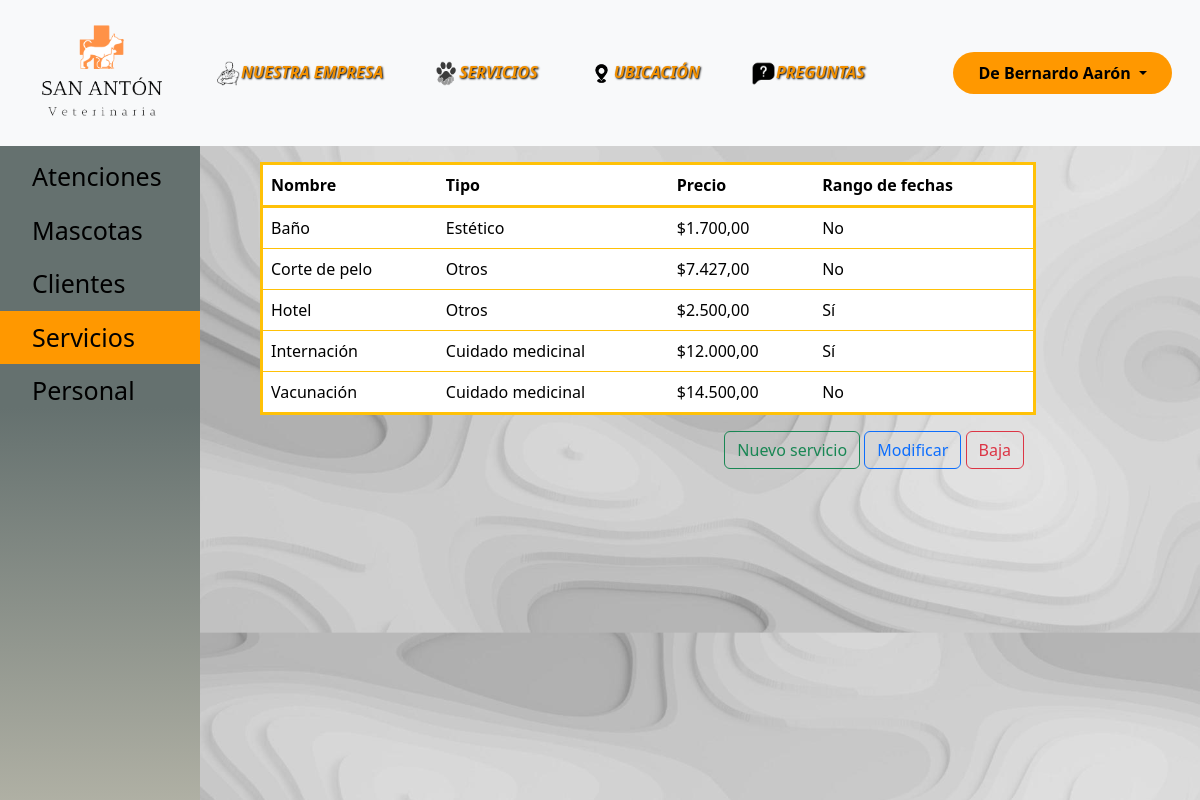
The page /abmcServicios.php (signed in) on the database as committed earlier.
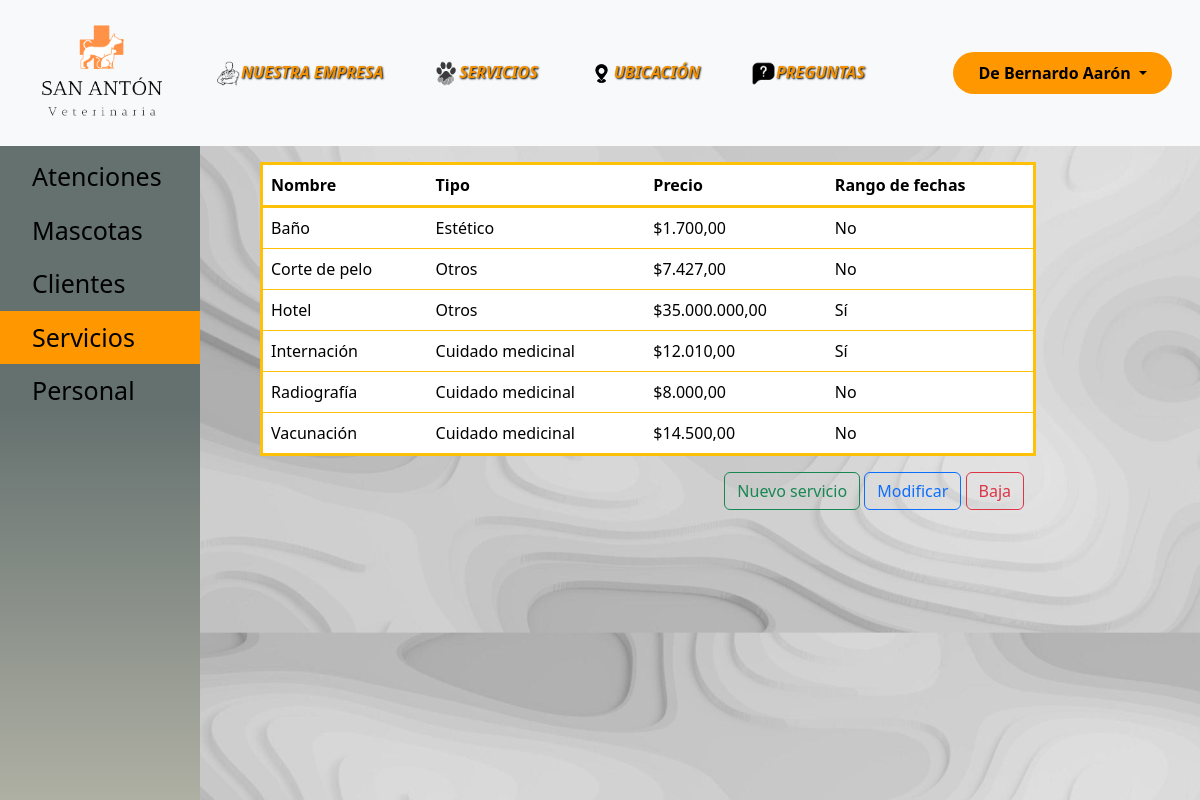
The same page on the database as committed later.
### tables this page shows
CREATE TABLE `servicios` (
  `id` int(11) UNSIGNED NOT NULL,
  `nombre` varchar(30) NOT NULL,
  `tipo_servicio_id` int(11) UNSIGNED NOT NULL,
  `precio` decimal(10,2) NOT NULL,
  `rango_fechas` tinyint(1) NOT NULL DEFAULT 0,
  `baja` tinyint(4) NOT NULL DEFAULT 0
);

CREATE TABLE `tipos_servicios` (
  `id` int(11) UNSIGNED NOT NULL,
  `nombre` varchar(20) NOT NULL
);

### consultasdb/connection.php (called while the page is built, shortened)
<?php
    function consultaSQL($query){
        $connection = mysqli_connect(SERVIDOR, USUARIO, CONTRASENIA, DATABASE) or die('Conexión fallida');
        $resultados = mysqli_query($connection, $query);
        return $resultados;
    }
?>

### abmcServicios.php (the view, shortened to what this page needs)
<?php
    include_once 'consultasdb/connection.php';
    $query = "SELECT servicios.id, servicios.nombre, servicios.tipo_servicio_id, servicios.rango_fechas, tipos_servicios.nombre AS tipo, servicios.precio
        FROM servicios INNER JOIN tipos_servicios ON servicios.tipo_servicio_id = tipos_servicios.id WHERE baja = 0 ORDER BY servicios.nombre";
    $resultados = consultaSQL($query);
    $query = "SELECT id, nombre FROM tipos_servicios;";
    $tipos_servicios = consultaSQL($query);
?>
<!DOCTYPE html>
<html lang="es">
    <head>
        <link href="https://cdn.jsdelivr.net/npm/bootstrap@5.3.2/dist/css/bootstrap.min.css" rel="stylesheet">
        <link rel="stylesheet" href="styles/styles.css" type="text/css">
        <link rel="stylesheet" href="styles/stylesServicios.css" type="text/css">
    </head>
    <body>
        <?php include_once 'snippets/menuSuperior.php' ?>
        <div class="container-fluid p-0">
            <div class="row">
                <?php  $_SESSION['item'] = 'servicios'; include_once 'snippets/menuLateral.php'; ?>
                <div class="col-12 col-md-6 col-lg-8  mt-3">
                    <table class="table">
                        <thead class="border-3 border-warning">
                            <tr>
                                <th scope="col">Nombre</th>
                                <th scope="col">Tipo</th>
                                <th scope="col">Precio</th>
                                <th scope="col">Rango de fechas</th>
                            </tr>
                        </thead>
                        <tbody class="border-3 border-warning">
<?php
    while($row = mysqli_fetch_array($resultados)){
        ?>
                            <tr <?php echo "id=servicio_id:$row[id]" ?> onclick='getId(this)' tabindex="0" onkeydown="if(event.key == 'Enter'){getId(this)}">
                                <?php echo "<td>$row[nombre]</td>" ?>
                                <?php echo "<td data-tipo_id=$row[tipo_servicio_id]>$row[tipo]" ?></td>
                                <?php echo "<td>$" . number_format($row['precio'], 2, ',', '.') . "</td>"?>
                                <?php echo $row['rango_fechas'] ? '<td data-check_fechas=1>Sí</td>' : '<td data-check_fechas=0>No</td>' ?>
                            </tr>
<?php } ?>
                        </tbody>
                    </table>
                    <div class="row colBotones">
                        <div class="col-12">
                            <button type="button" id="btnAnadirServ" class="btn btn-outline-success" onclick="mostrarModalServicio(this)">
                                Nuevo servicio
                            </button>
                            <button type="button" id="btnModificarServ" class="btn btn-outline-primary" onclick="mostrarModalServicio(this)">
                                Modificar
                            </button>
                            <button type="button" id="btnEliminarServ" class="btn btn-outline-danger" onclick="mostrarModalEliminar(this)">
                                Baja
                            </button>
                        </div>
                    </div>
                </div>
            </div>
        </div>
    </body>
</html>

Rows that differ between the two databases and show on the page:
changed servicios "Hotel": precio "2.500,00" → "35.000.000,00"
changed servicios "Internación": precio "12.000,00" → "12.010,00"
added servicios: nombre "Radiografía", tipos_servicios.nombre "Cuidado medicinal", precio "8.000,00", rango_fechas "No"
